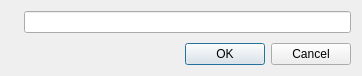
<?xml version="1.0" encoding="UTF-8"?>
<ui version="4.0">
 <class>SDEditOption</class>
 <widget class="QDialog" name="SDEditOption">
  <property name="geometry">
   <rect>
    <x>0</x>
    <y>0</y>
    <width>362</width>
    <height>76</height>
   </rect>
  </property>
  <property name="windowTitle">
   <string>SimDSP - Edit Option</string>
  </property>
  <layout class="QGridLayout" name="gridLayout">
   <item row="0" column="0">
    <layout class="QFormLayout" name="formLayout">
     <item row="0" column="0">
      <widget class="QLabel" name="label">
       <property name="text">
        <string/>
       </property>
      </widget>
     </item>
     <item row="0" column="1">
      <widget class="QLineEdit" name="lineEdit"/>
     </item>
    </layout>
   </item>
   <item row="1" column="0">
    <widget class="QDialogButtonBox" name="buttonBox">
     <property name="orientation">
      <enum>Qt::Horizontal</enum>
     </property>
     <property name="standardButtons">
      <set>QDialogButtonBox::Cancel|QDialogButtonBox::Ok</set>
     </property>
    </widget>
   </item>
  </layout>
 </widget>
 <resources/>
 <connections>
  <connection>
   <sender>buttonBox</sender>
   <signal>accepted()</signal>
   <receiver>SDEditOption</receiver>
   <slot>accept()</slot>
   <hints>
    <hint type="sourcelabel">
     <x>248</x>
     <y>254</y>
    </hint>
    <hint type="destinationlabel">
     <x>157</x>
     <y>274</y>
    </hint>
   </hints>
  </connection>
  <connection>
   <sender>buttonBox</sender>
   <signal>rejected()</signal>
   <receiver>SDEditOption</receiver>
   <slot>reject()</slot>
   <hints>
    <hint type="sourcelabel">
     <x>316</x>
     <y>260</y>
    </hint>
    <hint type="destinationlabel">
     <x>286</x>
     <y>274</y>
    </hint>
   </hints>
  </connection>
 </connections>
</ui>
